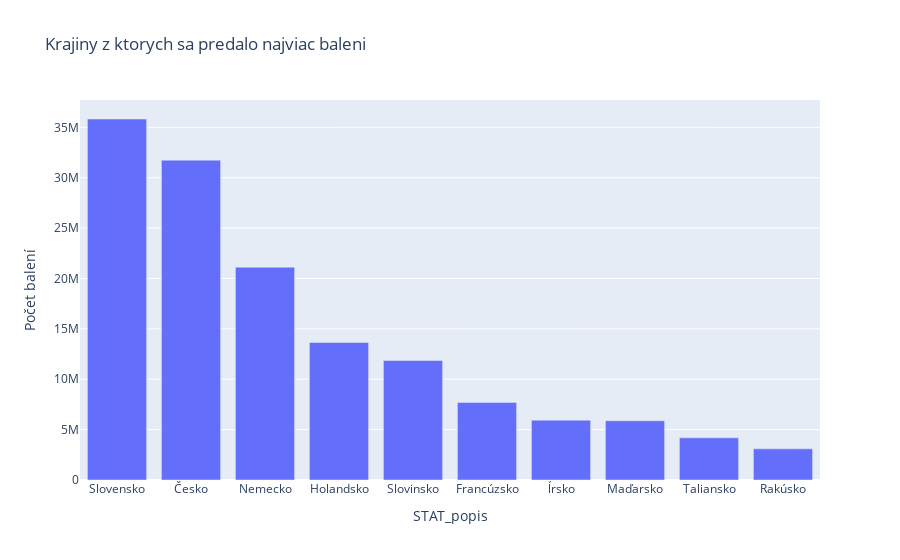

The notebook cell saved with this chart:
### Markdown cell above
Lieky z krajiny mimo Europy sa takmer vobec nepredavaju, preto sme ich nezahrnuli do vizualizacie.

### Code cell
px.bar(table2019stat.head(10), x='STAT_popis', y='Počet balení', title='Krajiny z ktorych sa predalo najviac baleni')

### Figure 1 — Plotly figure (JSON) as saved in the notebook; plotly's stock layout.template omitted (floating-point values rounded to 4 significant figures)
{"data": [{"alignmentgroup": "True", "hovertemplate": "STAT_popis=%{x}<br>Počet balení=%{y}<extra></extra>", "legendgroup": "", "marker": {"color": "#636efa"}, "name": "", "offsetgroup": "", "orientation": "v", "showlegend": false, "textposition": "auto", "type": "bar", "x": ["Slovensko", "Česko", "Nemecko", "Holandsko", "Slovinsko", "Francúzsko", "ĺrsko", "Maďarsko", "Taliansko", "Rakúsko"], "xaxis": "x", "y": [35820000.0, 31740000.0, 21120000.0, 13650000.0, 11870000.0, 7701000.0, 5941000.0, 5886000.0, 4185000.0, 3091000.0], "yaxis": "y"}], "layout": {"barmode": "relative", "legend": {"tracegroupgap": 0}, "title": {"text": "Krajiny z ktorych sa predalo najviac baleni"}, "xaxis": {"anchor": "y", "domain": [0, 1], "title": {"text": "STAT_popis"}}, "yaxis": {"anchor": "x", "domain": [0, 1], "title": {"text": "Počet balení"}}}}
